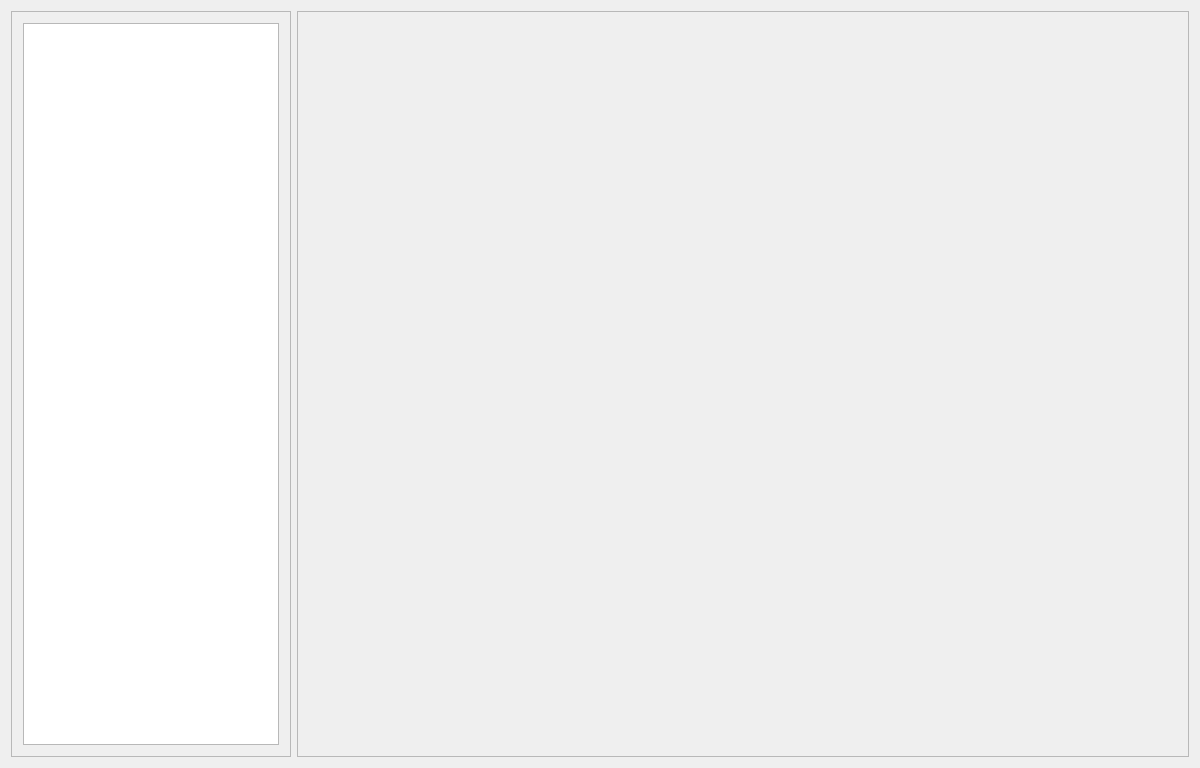
<?xml version="1.0" encoding="UTF-8"?>
<ui version="4.0">
 <class>MainWindow</class>
 <widget class="QMainWindow" name="MainWindow">
  <property name="geometry">
   <rect>
    <x>0</x>
    <y>0</y>
    <width>1200</width>
    <height>768</height>
   </rect>
  </property>
  <property name="windowTitle">
   <string>MainWindow</string>
  </property>
  <property name="unifiedTitleAndToolBarOnMac">
   <bool>true</bool>
  </property>
  <widget class="QWidget" name="mainWidget">
   <layout class="QHBoxLayout" name="horizontalLayout_2">
    <item>
     <layout class="QHBoxLayout" name="horizontalLayout">
      <item>
       <widget class="QScrollArea" name="scrollArea">
        <property name="sizePolicy">
         <sizepolicy hsizetype="Minimum" vsizetype="Expanding">
          <horstretch>0</horstretch>
          <verstretch>0</verstretch>
         </sizepolicy>
        </property>
        <property name="widgetResizable">
         <bool>true</bool>
        </property>
        <widget class="QWidget" name="scrollAreaWidgetContents">
         <property name="geometry">
          <rect>
           <x>0</x>
           <y>0</y>
           <width>268</width>
           <height>754</height>
          </rect>
         </property>
         <layout class="QVBoxLayout" name="verticalLayout">
          <item>
           <widget class="QListView" name="listView"/>
          </item>
         </layout>
        </widget>
       </widget>
      </item>
     </layout>
    </item>
    <item>
     <widget class="QScrollArea" name="scrollArea_2">
      <property name="widgetResizable">
       <bool>true</bool>
      </property>
      <widget class="QWidget" name="scrollAreaWidgetContents_2">
       <property name="geometry">
        <rect>
         <x>0</x>
         <y>0</y>
         <width>908</width>
         <height>752</height>
        </rect>
       </property>
      </widget>
     </widget>
    </item>
   </layout>
  </widget>
 </widget>
 <layoutdefault spacing="6" margin="11"/>
 <resources/>
 <connections/>
</ui>
